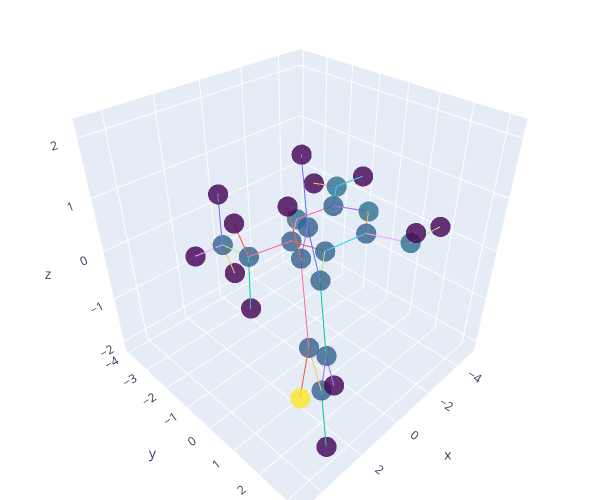

The cell this chart's notebook holds for it:
### Code cell
# plot the molecule
fig = plot_molecule(tdata[0])

fig.show()

### Figure 1 — Plotly figure (JSON) as saved in the notebook; plotly's stock layout.template omitted (floating-point values rounded to 4 significant figures)
{"data": [{"marker": {"color": [6, 5, 6, 5, 5, 5, 5, 5, 5, 5, 5, 5, 6, 6, 16, 5, 5, 0, 0, 0, 0, 0, 0, 0, 0, 0, 0, 0, 0, 0], "colorscale": [[0, "#440154"], [0.1111, "#482878"], [0.2222, "#3e4989"], [0.3333, "#31688e"], [0.4444, "#26828e"], [0.5556, "#1f9e89"], [0.6667, "#35b779"], [0.7778, "#6ece58"], [0.8889, "#b5de2b"], [1, "#fde725"]], "opacity": 0.8, "size": 7}, "mode": "markers", "showlegend": false, "type": "scatter3d", "x": [-2.902, -2.892, -1.793, -0.608, -0.5102, -1.721, 0.7699, 1.566, 2.787, 3.222, 2.446, 1.225, -4.08, -1.801, 4.725, 0.3598, 0.6269, 1.24, 3.388, 2.78, 0.6285, -4.101, -4.932, -1.034, -2.727, 1.299, -0.3054, -0.1, 1.322, 1.12], "y": [0.2811, -1.032, -1.743, -1.087, 0.2869, 0.925, 1.009, 1.123, 1.803, 2.376, 2.276, 1.596, -1.693, 2.292, 3.213, -3.396, -1.915, 0.6797, 1.878, 2.723, 1.528, -2.688, -1.185, 2.76, 2.656, -3.918, -3.544, -3.868, -1.83, -1.507], "z": [0.395, 0.171, -0.07957, -0.1143, 0.1099, 0.3793, 0.06923, 1.221, 1.181, -0.01127, -1.163, -1.122, 0.1973, 0.5775, -0.06097, -0.6577, -0.4123, 2.161, 2.084, -2.097, -2.031, 0.02973, 0.383, 1.048, 0.7779, -0.8665, -1.515, 0.2173, 0.4313, -1.302]}, {"mode": "lines", "showlegend": false, "type": "scatter3d", "x": [-2.902, -2.892], "y": [0.2811, -1.032], "z": [0.395, 0.171]}, {"mode": "lines", "showlegend": false, "type": "scatter3d", "x": [-2.902, -1.721], "y": [0.2811, 0.925], "z": [0.395, 0.3793]}, {"mode": "lines", "showlegend": false, "type": "scatter3d", "x": [-2.902, -2.892], "y": [0.2811, -1.032], "z": [0.395, 0.171]}, {"mode": "lines", "showlegend": false, "type": "scatter3d", "x": [-2.892, -1.793], "y": [-1.032, -1.743], "z": [0.171, -0.07957]}, {"mode": "lines", "showlegend": false, "type": "scatter3d", "x": [-2.892, -4.08], "y": [-1.032, -1.693], "z": [0.171, 0.1973]}, {"mode": "lines", "showlegend": false, "type": "scatter3d", "x": [-2.892, -1.793], "y": [-1.032, -1.743], "z": [0.171, -0.07957]}, {"mode": "lines", "showlegend": false, "type": "scatter3d", "x": [-1.793, -0.608], "y": [-1.743, -1.087], "z": [-0.07957, -0.1143]}, {"mode": "lines", "showlegend": false, "type": "scatter3d", "x": [-1.793, -0.608], "y": [-1.743, -1.087], "z": [-0.07957, -0.1143]}, {"mode": "lines", "showlegend": false, "type": "scatter3d", "x": [-0.608, -0.5102], "y": [-1.087, 0.2869], "z": [-0.1143, 0.1099]}, {"mode": "lines", "showlegend": false, "type": "scatter3d", "x": [-0.608, 0.6269], "y": [-1.087, -1.915], "z": [-0.1143, -0.4123]}, {"mode": "lines", "showlegend": false, "type": "scatter3d", "x": [-0.608, -0.5102], "y": [-1.087, 0.2869], "z": [-0.1143, 0.1099]}, {"mode": "lines", "showlegend": false, "type": "scatter3d", "x": [-0.5102, -1.721], "y": [0.2869, 0.925], "z": [0.1099, 0.3793]}, {"mode": "lines", "showlegend": false, "type": "scatter3d", "x": [-0.5102, 0.7699], "y": [0.2869, 1.009], "z": [0.1099, 0.06923]}, {"mode": "lines", "showlegend": false, "type": "scatter3d", "x": [-2.902, -1.721], "y": [0.2811, 0.925], "z": [0.395, 0.3793]}, {"mode": "lines", "showlegend": false, "type": "scatter3d", "x": [-0.5102, -1.721], "y": [0.2869, 0.925], "z": [0.1099, 0.3793]}, {"mode": "lines", "showlegend": false, "type": "scatter3d", "x": [-1.721, -1.801], "y": [0.925, 2.292], "z": [0.3793, 0.5775]}, {"mode": "lines", "showlegend": false, "type": "scatter3d", "x": [-0.5102, 0.7699], "y": [0.2869, 1.009], "z": [0.1099, 0.06923]}, {"mode": "lines", "showlegend": false, "type": "scatter3d", "x": [0.7699, 1.566], "y": [1.009, 1.123], "z": [0.06923, 1.221]}, {"mode": "lines", "showlegend": false, "type": "scatter3d", "x": [0.7699, 1.225], "y": [1.009, 1.596], "z": [0.06923, -1.122]}, {"mode": "lines", "showlegend": false, "type": "scatter3d", "x": [0.7699, 1.566], "y": [1.009, 1.123], "z": [0.06923, 1.221]}, {"mode": "lines", "showlegend": false, "type": "scatter3d", "x": [1.566, 2.787], "y": [1.123, 1.803], "z": [1.221, 1.181]}, {"mode": "lines", "showlegend": false, "type": "scatter3d", "x": [1.566, 1.24], "y": [1.123, 0.6797], "z": [1.221, 2.161]}, {"mode": "lines", "showlegend": false, "type": "scatter3d", "x": [1.566, 2.787], "y": [1.123, 1.803], "z": [1.221, 1.181]}, {"mode": "lines", "showlegend": false, "type": "scatter3d", "x": [2.787, 3.222], "y": [1.803, 2.376], "z": [1.181, -0.01127]}, {"mode": "lines", "showlegend": false, "type": "scatter3d", "x": [2.787, 3.388], "y": [1.803, 1.878], "z": [1.181, 2.084]}, {"mode": "lines", "showlegend": false, "type": "scatter3d", "x": [2.787, 3.222], "y": [1.803, 2.376], "z": [1.181, -0.01127]}, {"mode": "lines", "showlegend": false, "type": "scatter3d", "x": [3.222, 2.446], "y": [2.376, 2.276], "z": [-0.01127, -1.163]}, {"mode": "lines", "showlegend": false, "type": "scatter3d", "x": [3.222, 4.725], "y": [2.376, 3.213], "z": [-0.01127, -0.06097]}, {"mode": "lines", "showlegend": false, "type": "scatter3d", "x": [3.222, 2.446], "y": [2.376, 2.276], "z": [-0.01127, -1.163]}, {"mode": "lines", "showlegend": false, "type": "scatter3d", "x": [2.446, 1.225], "y": [2.276, 1.596], "z": [-1.163, -1.122]}, {"mode": "lines", "showlegend": false, "type": "scatter3d", "x": [2.446, 2.78], "y": [2.276, 2.723], "z": [-1.163, -2.097]}, {"mode": "lines", "showlegend": false, "type": "scatter3d", "x": [0.7699, 1.225], "y": [1.009, 1.596], "z": [0.06923, -1.122]}, {"mode": "lines", "showlegend": false, "type": "scatter3d", "x": [2.446, 1.225], "y": [2.276, 1.596], "z": [-1.163, -1.122]}, {"mode": "lines", "showlegend": false, "type": "scatter3d", "x": [1.225, 0.6285], "y": [1.596, 1.528], "z": [-1.122, -2.031]}, {"mode": "lines", "showlegend": false, "type": "scatter3d", "x": [-2.892, -4.08], "y": [-1.032, -1.693], "z": [0.171, 0.1973]}, {"mode": "lines", "showlegend": false, "type": "scatter3d", "x": [-4.08, -4.101], "y": [-1.693, -2.688], "z": [0.1973, 0.02973]}, {"mode": "lines", "showlegend": false, "type": "scatter3d", "x": [-4.08, -4.932], "y": [-1.693, -1.185], "z": [0.1973, 0.383]}, {"mode": "lines", "showlegend": false, "type": "scatter3d", "x": [-1.721, -1.801], "y": [0.925, 2.292], "z": [0.3793, 0.5775]}, {"mode": "lines", "showlegend": false, "type": "scatter3d", "x": [-1.801, -1.034], "y": [2.292, 2.76], "z": [0.5775, 1.048]}, {"mode": "lines", "showlegend": false, "type": "scatter3d", "x": [-1.801, -2.727], "y": [2.292, 2.656], "z": [0.5775, 0.7779]}, {"mode": "lines", "showlegend": false, "type": "scatter3d", "x": [3.222, 4.725], "y": [2.376, 3.213], "z": [-0.01127, -0.06097]}, {"mode": "lines", "showlegend": false, "type": "scatter3d", "x": [0.3598, 0.6269], "y": [-3.396, -1.915], "z": [-0.6577, -0.4123]}, {"mode": "lines", "showlegend": false, "type": "scatter3d", "x": [0.3598, 1.299], "y": [-3.396, -3.918], "z": [-0.6577, -0.8665]}, {"mode": "lines", "showlegend": false, "type": "scatter3d", "x": [0.3598, -0.3054], "y": [-3.396, -3.544], "z": [-0.6577, -1.515]}, {"mode": "lines", "showlegend": false, "type": "scatter3d", "x": [0.3598, -0.1], "y": [-3.396, -3.868], "z": [-0.6577, 0.2173]}, {"mode": "lines", "showlegend": false, "type": "scatter3d", "x": [-0.608, 0.6269], "y": [-1.087, -1.915], "z": [-0.1143, -0.4123]}, {"mode": "lines", "showlegend": false, "type": "scatter3d", "x": [0.3598, 0.6269], "y": [-3.396, -1.915], "z": [-0.6577, -0.4123]}, {"mode": "lines", "showlegend": false, "type": "scatter3d", "x": [0.6269, 1.322], "y": [-1.915, -1.83], "z": [-0.4123, 0.4313]}, {"mode": "lines", "showlegend": false, "type": "scatter3d", "x": [0.6269, 1.12], "y": [-1.915, -1.507], "z": [-0.4123, -1.302]}, {"mode": "lines", "showlegend": false, "type": "scatter3d", "x": [1.566, 1.24], "y": [1.123, 0.6797], "z": [1.221, 2.161]}, {"mode": "lines", "showlegend": false, "type": "scatter3d", "x": [2.787, 3.388], "y": [1.803, 1.878], "z": [1.181, 2.084]}, {"mode": "lines", "showlegend": false, "type": "scatter3d", "x": [2.446, 2.78], "y": [2.276, 2.723], "z": [-1.163, -2.097]}, {"mode": "lines", "showlegend": false, "type": "scatter3d", "x": [1.225, 0.6285], "y": [1.596, 1.528], "z": [-1.122, -2.031]}, {"mode": "lines", "showlegend": false, "type": "scatter3d", "x": [-4.08, -4.101], "y": [-1.693, -2.688], "z": [0.1973, 0.02973]}, {"mode": "lines", "showlegend": false, "type": "scatter3d", "x": [-4.08, -4.932], "y": [-1.693, -1.185], "z": [0.1973, 0.383]}, {"mode": "lines", "showlegend": false, "type": "scatter3d", "x": [-1.801, -1.034], "y": [2.292, 2.76], "z": [0.5775, 1.048]}, {"mode": "lines", "showlegend": false, "type": "scatter3d", "x": [-1.801, -2.727], "y": [2.292, 2.656], "z": [0.5775, 0.7779]}, {"mode": "lines", "showlegend": false, "type": "scatter3d", "x": [0.3598, 1.299], "y": [-3.396, -3.918], "z": [-0.6577, -0.8665]}, {"mode": "lines", "showlegend": false, "type": "scatter3d", "x": [0.3598, -0.3054], "y": [-3.396, -3.544], "z": [-0.6577, -1.515]}, {"mode": "lines", "showlegend": false, "type": "scatter3d", "x": [0.3598, -0.1], "y": [-3.396, -3.868], "z": [-0.6577, 0.2173]}, {"mode": "lines", "showlegend": false, "type": "scatter3d", "x": [0.6269, 1.322], "y": [-1.915, -1.83], "z": [-0.4123, 0.4313]}, {"mode": "lines", "showlegend": false, "type": "scatter3d", "x": [0.6269, 1.12], "y": [-1.915, -1.507], "z": [-0.4123, -1.302]}], "layout": {"autosize": false, "height": 500, "margin": {"b": 0, "l": 0, "r": 0, "t": 0}, "scene": {"aspectmode": "cube"}, "width": 600}}
